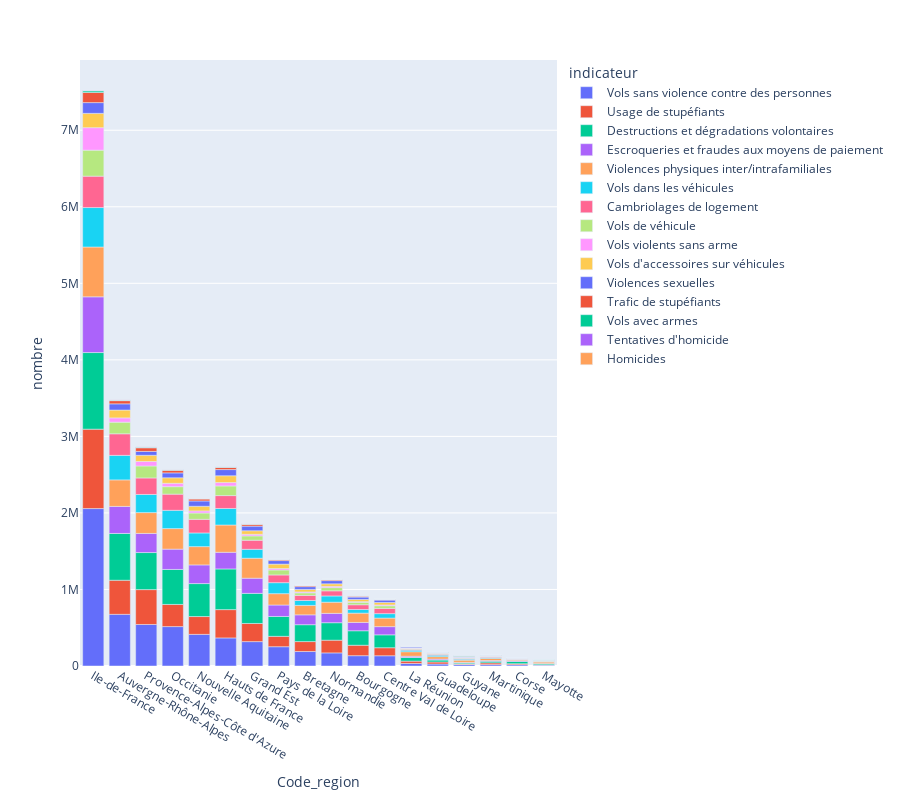

Notebook source saved alongside this figure:
### Code cell
fig = px.bar(sub_df,
       x='Code_region',y='nombre',
       color = 'indicateur', height = 800
      )

fig.show()

### Figure 1 — Plotly figure (JSON) as saved in the notebook; plotly's stock layout.template omitted (floating-point values rounded to 4 significant figures)
{"data": [{"alignmentgroup": "True", "hovertemplate": "indicateur=Vols sans violence contre des personnes<br>Code_region=%{x}<br>nombre=%{y}<extra></extra>", "legendgroup": "Vols sans violence contre des personnes", "marker": {"color": "#636efa", "pattern": {"shape": ""}}, "name": "Vols sans violence contre des personnes", "offsetgroup": "Vols sans violence contre des personnes", "orientation": "v", "showlegend": true, "textposition": "auto", "type": "bar", "x": ["Ile-de-France", "Auvergne-Rhône-Alpes", "Provence-Alpes-Côte d'Azure", "Occitanie", "Nouvelle Aquitaine", "Hauts de France", "Grand Est", "Pays de la Loire", "Bretagne", "Normandie", "Bourgogne", "Centre Val de Loire", "La Réunion", "Guadeloupe", "Guyane", "Martinique", "Corse", "Mayotte"], "xaxis": "x", "y": [2056922, 675045, 542437, 514916, 413329, 366761, 318551, 252031, 189221, 171174, 134841, 133809, 33135, 25728, 19396, 18293, 16272, 11582], "yaxis": "y"}, {"alignmentgroup": "True", "hovertemplate": "indicateur=Usage de stupéfiants<br>Code_region=%{x}<br>nombre=%{y}<extra></extra>", "legendgroup": "Usage de stupéfiants", "marker": {"color": "#EF553B", "pattern": {"shape": ""}}, "name": "Usage de stupéfiants", "offsetgroup": "Usage de stupéfiants", "orientation": "v", "showlegend": true, "textposition": "auto", "type": "bar", "x": ["Ile-de-France", "Provence-Alpes-Côte d'Azure", "Auvergne-Rhône-Alpes", "Hauts de France", "Occitanie", "Grand Est", "Nouvelle Aquitaine", "Normandie", "Bourgogne", "Pays de la Loire", "Bretagne", "Centre Val de Loire", "La Réunion", "Guadeloupe", "Martinique", "Corse", "Guyane", "Mayotte"], "xaxis": "x", "y": [1037450, 455764, 445456, 369982, 289562, 237170, 232938, 166178, 136386, 135528, 129900, 105032, 30802, 26764, 22992, 13468, 8888, 2940], "yaxis": "y"}, {"alignmentgroup": "True", "hovertemplate": "indicateur=Destructions et dégradations volontaires<br>Code_region=%{x}<br>nombre=%{y}<extra></extra>", "legendgroup": "Destructions et dégradations volontaires", "marker": {"color": "#00cc96", "pattern": {"shape": ""}}, "name": "Destructions et dégradations volontaires", "offsetgroup": "Destructions et dégradations volontaires", "orientation": "v", "showlegend": true, "textposition": "auto", "type": "bar", "x": ["Ile-de-France", "Auvergne-Rhône-Alpes", "Hauts de France", "Provence-Alpes-Côte d'Azure", "Occitanie", "Nouvelle Aquitaine", "Grand Est", "Pays de la Loire", "Normandie", "Bretagne", "Bourgogne", "Centre Val de Loire", "La Réunion", "Corse", "Guadeloupe", "Martinique", "Mayotte", "Guyane"], "xaxis": "x", "y": [1001105, 611485, 531319, 483963, 457183, 430545, 393205, 259461, 228305, 220523, 189325, 168376, 47167, 29107, 25515, 20539, 14440, 13026], "yaxis": "y"}, {"alignmentgroup": "True", "hovertemplate": "indicateur=Escroqueries et fraudes aux moyens de paiement<br>Code_region=%{x}<br>nombre=%{y}<extra></extra>", "legendgroup": "Escroqueries et fraudes aux moyens de paiement", "marker": {"color": "#ab63fa", "pattern": {"shape": ""}}, "name": "Escroqueries et fraudes aux moyens de paiement", "offsetgroup": "Escroqueries et fraudes aux moyens de paiement", "orientation": "v", "showlegend": true, "textposition": "auto", "type": "bar", "x": ["Ile-de-France", "Auvergne-Rhône-Alpes", "Occitanie", "Provence-Alpes-Côte d'Azure", "Nouvelle Aquitaine", "Hauts de France", "Grand Est", "Pays de la Loire", "Bretagne", "Normandie", "Bourgogne", "Centre Val de Loire", "La Réunion", "Guadeloupe", "Corse", "Martinique", "Guyane", "Mayotte"], "xaxis": "x", "y": [727791, 353085, 265200, 249996, 243842, 217694, 198230, 149979, 128929, 122129, 108756, 107053, 16476, 12417, 11615, 9653, 5844, 2784], "yaxis": "y"}, {"alignmentgroup": "True", "hovertemplate": "indicateur=Violences physiques inter/intrafamiliales<br>Code_region=%{x}<br>nombre=%{y}<extra></extra>", "legendgroup": "Violences physiques inter/intrafamiliales", "marker": {"color": "#FFA15A", "pattern": {"shape": ""}}, "name": "Violences physiques inter/intrafamiliales", "offsetgroup": "Violences physiques inter/intrafamiliales", "orientation": "v", "showlegend": true, "textposition": "auto", "type": "bar", "x": ["Ile-de-France", "Hauts de France", "Auvergne-Rhône-Alpes", "Provence-Alpes-Côte d'Azure", "Occitanie", "Grand Est", "Nouvelle Aquitaine", "Pays de la Loire", "Normandie", "Bretagne", "Bourgogne", "Centre Val de Loire", "La Réunion", "Guadeloupe", "Guyane", "Martinique", "Mayotte", "Corse"], "xaxis": "x", "y": [651068, 356432, 346578, 272213, 268455, 261227, 239126, 148232, 145753, 123186, 121412, 111898, 59080, 31894, 29271, 28383, 20778, 12970], "yaxis": "y"}, {"alignmentgroup": "True", "hovertemplate": "indicateur=Vols dans les véhicules<br>Code_region=%{x}<br>nombre=%{y}<extra></extra>", "legendgroup": "Vols dans les véhicules", "marker": {"color": "#19d3f3", "pattern": {"shape": ""}}, "name": "Vols dans les véhicules", "offsetgroup": "Vols dans les véhicules", "orientation": "v", "showlegend": true, "textposition": "auto", "type": "bar", "x": ["Ile-de-France", "Auvergne-Rhône-Alpes", "Occitanie", "Provence-Alpes-Côte d'Azure", "Hauts de France", "Nouvelle Aquitaine", "Pays de la Loire", "Grand Est", "Normandie", "Bretagne", "Centre Val de Loire", "Bourgogne", "La Réunion", "Guadeloupe", "Guyane", "Martinique", "Mayotte", "Corse"], "xaxis": "x", "y": [515653, 320513, 238880, 236878, 216042, 178582, 143633, 116049, 81751, 64190, 57967, 47894, 19854, 18748, 13123, 11817, 4429, 3406], "yaxis": "y"}, {"alignmentgroup": "True", "hovertemplate": "indicateur=Cambriolages de logement<br>Code_region=%{x}<br>nombre=%{y}<extra></extra>", "legendgroup": "Cambriolages de logement", "marker": {"color": "#FF6692", "pattern": {"shape": ""}}, "name": "Cambriolages de logement", "offsetgroup": "Cambriolages de logement", "orientation": "v", "showlegend": true, "textposition": "auto", "type": "bar", "x": ["Ile-de-France", "Auvergne-Rhône-Alpes", "Provence-Alpes-Côte d'Azure", "Occitanie", "Nouvelle Aquitaine", "Hauts de France", "Grand Est", "Pays de la Loire", "Centre Val de Loire", "Normandie", "Bretagne", "Bourgogne", "Guadeloupe", "La Réunion", "Guyane", "Martinique", "Mayotte", "Corse"], "xaxis": "x", "y": [409921, 281832, 215726, 211122, 178380, 168339, 118945, 100910, 68156, 66881, 66716, 61712, 12466, 11406, 10277, 9076, 5459, 3870], "yaxis": "y"}, {"alignmentgroup": "True", "hovertemplate": "indicateur=Vols de véhicule<br>Code_region=%{x}<br>nombre=%{y}<extra></extra>", "legendgroup": "Vols de véhicule", "marker": {"color": "#B6E880", "pattern": {"shape": ""}}, "name": "Vols de véhicule", "offsetgroup": "Vols de véhicule", "orientation": "v", "showlegend": true, "textposition": "auto", "type": "bar", "x": ["Ile-de-France", "Provence-Alpes-Côte d'Azure", "Auvergne-Rhône-Alpes", "Hauts de France", "Occitanie", "Nouvelle Aquitaine", "Pays de la Loire", "Grand Est", "Normandie", "Centre Val de Loire", "Bretagne", "Bourgogne", "La Réunion", "Guadeloupe", "Guyane", "Corse", "Martinique", "Mayotte"], "xaxis": "x", "y": [340051, 156386, 151675, 126215, 98047, 82259, 64659, 56563, 42186, 34839, 32932, 32870, 10172, 6718, 6428, 5638, 5077, 4093], "yaxis": "y"}, {"alignmentgroup": "True", "hovertemplate": "indicateur=Vols violents sans arme<br>Code_region=%{x}<br>nombre=%{y}<extra></extra>", "legendgroup": "Vols violents sans arme", "marker": {"color": "#FF97FF", "pattern": {"shape": ""}}, "name": "Vols violents sans arme", "offsetgroup": "Vols violents sans arme", "orientation": "v", "showlegend": true, "textposition": "auto", "type": "bar", "x": ["Ile-de-France", "Provence-Alpes-Côte d'Azure", "Auvergne-Rhône-Alpes", "Hauts de France", "Occitanie", "Nouvelle Aquitaine", "Grand Est", "Pays de la Loire", "Normandie", "Bretagne", "Centre Val de Loire", "Bourgogne", "Guyane", "La Réunion", "Mayotte", "Guadeloupe", "Martinique", "Corse"], "xaxis": "x", "y": [293896, 59091, 56219, 44346, 43752, 27178, 20510, 19037, 15873, 12227, 10733, 7753, 7700, 6119, 4808, 4705, 3233, 689], "yaxis": "y"}, {"alignmentgroup": "True", "hovertemplate": "indicateur=Vols d'accessoires sur véhicules<br>Code_region=%{x}<br>nombre=%{y}<extra></extra>", "legendgroup": "Vols d'accessoires sur véhicules", "marker": {"color": "#FECB52", "pattern": {"shape": ""}}, "name": "Vols d'accessoires sur véhicules", "offsetgroup": "Vols d'accessoires sur véhicules", "orientation": "v", "showlegend": true, "textposition": "auto", "type": "bar", "x": ["Ile-de-France", "Auvergne-Rhône-Alpes", "Hauts de France", "Provence-Alpes-Côte d'Azure", "Occitanie", "Nouvelle Aquitaine", "Pays de la Loire", "Grand Est", "Normandie", "Bretagne", "Centre Val de Loire", "Bourgogne", "La Réunion", "Guadeloupe", "Corse", "Martinique", "Guyane", "Mayotte"], "xaxis": "x", "y": [186767, 102375, 88468, 80541, 72183, 60690, 57836, 46730, 33746, 32736, 32194, 28703, 4469, 4241, 2924, 2666, 1436, 735], "yaxis": "y"}, {"alignmentgroup": "True", "hovertemplate": "indicateur=Violences sexuelles<br>Code_region=%{x}<br>nombre=%{y}<extra></extra>", "legendgroup": "Violences sexuelles", "marker": {"color": "#636efa", "pattern": {"shape": ""}}, "name": "Violences sexuelles", "offsetgroup": "Violences sexuelles", "orientation": "v", "showlegend": true, "textposition": "auto", "type": "bar", "x": ["Ile-de-France", "Auvergne-Rhône-Alpes", "Hauts de France", "Nouvelle Aquitaine", "Occitanie", "Grand Est", "Provence-Alpes-Côte d'Azure", "Pays de la Loire", "Normandie", "Bretagne", "Bourgogne", "Centre Val de Loire", "La Réunion", "Guyane", "Martinique", "Guadeloupe", "Mayotte", "Corse"], "xaxis": "x", "y": [140537, 80983, 80912, 69791, 63839, 60385, 50717, 45969, 41573, 36269, 31277, 31112, 13331, 5165, 5085, 4873, 3304, 2706], "yaxis": "y"}, {"alignmentgroup": "True", "hovertemplate": "indicateur=Trafic de stupéfiants<br>Code_region=%{x}<br>nombre=%{y}<extra></extra>", "legendgroup": "Trafic de stupéfiants", "marker": {"color": "#EF553B", "pattern": {"shape": ""}}, "name": "Trafic de stupéfiants", "offsetgroup": "Trafic de stupéfiants", "orientation": "v", "showlegend": true, "textposition": "auto", "type": "bar", "x": ["Ile-de-France", "Provence-Alpes-Côte d'Azure", "Auvergne-Rhône-Alpes", "Occitanie", "Hauts de France", "Nouvelle Aquitaine", "Grand Est", "Bretagne", "Bourgogne", "Pays de la Loire", "Normandie", "Centre Val de Loire", "Guyane", "Martinique", "Guadeloupe", "La Réunion", "Corse", "Mayotte"], "xaxis": "x", "y": [131899, 47586, 41646, 34801, 29234, 26449, 25044, 14554, 13829, 13509, 12572, 8815, 6154, 3052, 2407, 2315, 1598, 639], "yaxis": "y"}, {"alignmentgroup": "True", "hovertemplate": "indicateur=Vols avec armes<br>Code_region=%{x}<br>nombre=%{y}<extra></extra>", "legendgroup": "Vols avec armes", "marker": {"color": "#00cc96", "pattern": {"shape": ""}}, "name": "Vols avec armes", "offsetgroup": "Vols avec armes", "orientation": "v", "showlegend": true, "textposition": "auto", "type": "bar", "x": ["Ile-de-France", "Provence-Alpes-Côte d'Azure", "Auvergne-Rhône-Alpes", "Guyane", "Hauts de France", "Occitanie", "Guadeloupe", "Mayotte", "Nouvelle Aquitaine", "Grand Est", "Pays de la Loire", "Martinique", "Normandie", "Bourgogne", "Bretagne", "Centre Val de Loire", "La Réunion", "Corse"], "xaxis": "x", "y": [21144, 8720, 7545, 6872, 5442, 5057, 4338, 4092, 3299, 2979, 2803, 2324, 1868, 1648, 1512, 1468, 622, 185], "yaxis": "y"}, {"alignmentgroup": "True", "hovertemplate": "indicateur=Tentatives d'homicide<br>Code_region=%{x}<br>nombre=%{y}<extra></extra>", "legendgroup": "Tentatives d'homicide", "marker": {"color": "#ab63fa", "pattern": {"shape": ""}}, "name": "Tentatives d'homicide", "offsetgroup": "Tentatives d'homicide", "orientation": "v", "showlegend": true, "textposition": "auto", "type": "bar", "x": ["Ile-de-France", "Provence-Alpes-Côte d'Azure", "Auvergne-Rhône-Alpes", "Occitanie", "Hauts de France", "Grand Est", "Nouvelle Aquitaine", "Guyane", "Pays de la Loire", "Guadeloupe", "Martinique", "Bourgogne", "Normandie", "Centre Val de Loire", "Bretagne", "La Réunion", "Mayotte", "Corse"], "xaxis": "x", "y": [6407, 2786, 2592, 2231, 1992, 1765, 1634, 1400, 1111, 944, 900, 889, 811, 806, 779, 340, 319, 177], "yaxis": "y"}, {"alignmentgroup": "True", "hovertemplate": "indicateur=Homicides<br>Code_region=%{x}<br>nombre=%{y}<extra></extra>", "legendgroup": "Homicides", "marker": {"color": "#FFA15A", "pattern": {"shape": ""}}, "name": "Homicides", "offsetgroup": "Homicides", "orientation": "v", "showlegend": true, "textposition": "auto", "type": "bar", "x": ["Ile-de-France", "Provence-Alpes-Côte d'Azure", "Auvergne-Rhône-Alpes", "Hauts de France", "Occitanie", "Nouvelle Aquitaine", "Grand Est", "Guyane", "Pays de la Loire", "Normandie", "Bretagne", "Bourgogne", "Guadeloupe", "Centre Val de Loire", "Martinique", "La Réunion", "Corse", "Mayotte"], "xaxis": "x", "y": [1270, 1072, 766, 657, 648, 581, 499, 350, 327, 319, 275, 241, 240, 230, 194, 145, 114, 99], "yaxis": "y"}], "layout": {"barmode": "relative", "height": 800, "legend": {"title": {"text": "indicateur"}, "tracegroupgap": 0}, "margin": {"t": 60}, "xaxis": {"anchor": "y", "domain": [0, 1], "title": {"text": "Code_region"}}, "yaxis": {"anchor": "x", "domain": [0, 1], "title": {"text": "nombre"}}}}
